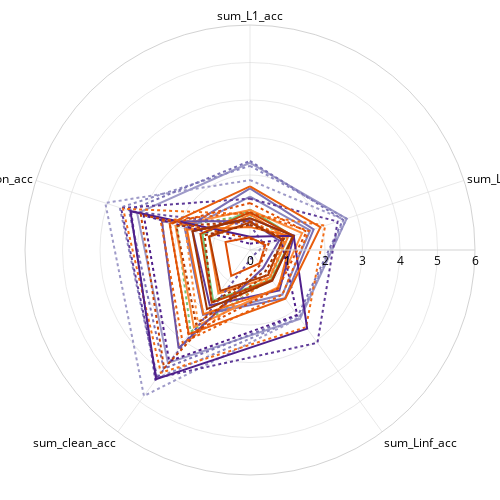

Here is the notebook cell this chart was saved with:
### Code cell
from matplotlib import cm
from matplotlib.colors import to_hex
import re


import pandas as pd
import numpy as np
import plotly.graph_objects as go
import plotly.express as px


import pandas as pd

df1 = grouped_df.copy()

metrics_to_sum = ["L1_acc", "L2_acc", "Linf_acc", "clean_acc", "common_acc"]

for metric in metrics_to_sum:
    metric_cols = [col for col in df1.columns if col[1] == metric]
    df1[f'sum_{metric}'] = df1[metric_cols].sum(axis=1)

df_per_row_sums = df1[[f'sum_{m}' for m in metrics_to_sum]]

df_per_row_sums.columns = df_per_row_sums.columns.get_level_values(0)

df_per_row_sums.columns.name = 'metric'

df_per_row_sums


# Your model type mapping
model_type_map = {
    'convnext_base': "fully convolutional",
    'convnext_tiny': "fully convolutional",
    'deit_small': "fully attention",
    'vit_base': "fully attention",
    'vit_small': "fully attention",
    'resnet50': "fully convolutional",
    'eva02_base': "fully attention",
    'eva02_tiny': "fully attention",
    'swin_base': "fully attention",
    'swin_tiny': "fully attention",
    'coatnet_0': "hybrid",
    'coatnet_2': "hybrid",
    'regnetx_004': "fully convolutional",
    'efficientnet-b0': "fully convolutional", 
    'deit_tiny': "fully attention",
    'mobilevit-small': "hybrid",
    'mobilenetv3': "fully convolutional",
    'edgenext_small': "fully convolutional",
    'coat_tiny': "hybrid",
}

# Colormap for each model type
type_to_cmap = {
    'fully convolutional': cm.Purples,     # deep violet → lavender
    'fully attention': cm.Oranges,         # strong orange → light peach
    'hybrid': cm.Greens                    # forest → mint
}

# Extract base backbone name from full backbone string
def extract_base_name(backbone_name):
    for base in model_type_map:
        if base in backbone_name:
            return base
    return 'unknown'

# Get all unique backbones
backbones = sorted(set(backbone for backbone, _ in df_per_row_sums.index))

# Map backbones to model type
backbone_model_type = {b: model_type_map.get(extract_base_name(b), 'unknown') for b in backbones}

# Assign gradient color per backbone based on model type
color_map = {}
for model_type in ['fully convolutional', 'fully attention', 'hybrid']:
    bks = [bk for bk in backbones if backbone_model_type[bk] == model_type]
    n = len(bks)
    for i, bk in enumerate(bks):
        start, end = 0.5, 0.9  # avoid very light or very dark edges
        position = start + (end - start) * (i / max(n - 1, 1))
        color = to_hex(type_to_cmap[model_type](position))
        color_map[bk] = color


# Define metrics
metrics = ['sum_L1_acc', 'sum_L2_acc', 'sum_Linf_acc', 'sum_clean_acc', 'sum_common_acc']

# Create a list of unique backbones (regardless of loss)
unique_backbones = sorted(set(backbone for backbone, _ in df_per_row_sums.index))

# # Assign a unique color to each backbone
# color_palette = px.colors.qualitative.Plotly
# color_map = dict(zip(unique_backbones, color_palette * (len(unique_backbones) // len(color_palette) + 1)))

# Define line styles per loss function
line_styles = {
    'CLASSIC_AT': 'solid',
    'TRADES_v2': 'dot'
}

# Create the radar plot

from plotly.colors import qualitative
color_palette = qualitative.Bold

# Get unique backbones
unique_backbones = sorted(set(backbone for backbone, _ in df_per_row_sums.index))

# Assign colors per backbone
# color_map = dict(zip(unique_backbones, color_palette * (len(unique_backbones) // len(color_palette) + 1)))

fig = go.Figure()

for (backbone, loss), row in df_per_row_sums.iterrows():
    fig.add_trace(go.Scatterpolar(
        r=row.tolist() + [row.tolist()[0]],  # Close the loop
        theta=metrics + [metrics[0]],
        mode='lines',
        name=f"{backbone} ({loss})",
        line=dict(
            width=2,
            color=color_map[backbone],
            dash=line_styles.get(loss, 'solid')
        )
    ))

fig.update_layout(
    width=500, 
    height=500,
    paper_bgcolor='white',
    plot_bgcolor='white',
    polar=dict(
        radialaxis=dict(
            visible=True,
            range=[0, 6],
            showline=True,
            linewidth=1,
            linecolor="lightgrey",
            gridcolor="lightgrey",
            gridwidth=0.5,
        ),
        angularaxis=dict(
            direction="clockwise",
            showline=True,
            linewidth=1,
            linecolor="lightgrey",
            gridcolor="lightgrey",
            gridwidth=0.5,
        ),
        bgcolor='white'
    ),
    legend=dict(
        x=0,
        y=1.0,
        xanchor='left',
        yanchor='top',
        bgcolor='rgba(255,255,255,0.9)',
        bordercolor='lightgrey',
        borderwidth=1,
        font=dict(size=11),
    ),
    showlegend=False,
    font=dict(color='black'),
    margin=dict(l=25, r=25, t=25, b=25)  # <<< reduced margins
)



fig.show()

fig.write_image("./radar_plot_{}_{}.png".format(size, pn2), scale=3  )                # upscale for higher DPI (1 = default)

### Figure 1 — Plotly figure (JSON) as saved in the notebook; plotly's stock layout.template omitted (floating-point values rounded to 4 significant figures)
{"data": [{"line": {"color": "#73c476", "dash": "solid", "width": 2}, "mode": "lines", "name": "coatnet_0_rw_224.sw_in1k (CLASSIC_AT)", "r": [1.08, 1.201, 0.97, 1.671, 1.332, 1.08], "theta": ["sum_L1_acc", "sum_L2_acc", "sum_Linf_acc", "sum_clean_acc", "sum_common_acc", "sum_L1_acc"], "type": "scatterpolar"}, {"line": {"color": "#73c476", "dash": "dot", "width": 2}, "mode": "lines", "name": "coatnet_0_rw_224.sw_in1k (TRADES_v2)", "r": [0.929, 1.036, 0.9427, 2.693, 2.051, 0.929], "theta": ["sum_L1_acc", "sum_L2_acc", "sum_Linf_acc", "sum_clean_acc", "sum_common_acc", "sum_L1_acc"], "type": "scatterpolar"}, {"line": {"color": "#9e9ac8", "dash": "solid", "width": 2}, "mode": "lines", "name": "convnext_tiny.fb_in1k (CLASSIC_AT)", "r": [2.326, 2.71, 2.269, 3.724, 3.162, 2.326], "theta": ["sum_L1_acc", "sum_L2_acc", "sum_Linf_acc", "sum_clean_acc", "sum_common_acc", "sum_L1_acc"], "type": "scatterpolar"}, {"line": {"color": "#9e9ac8", "dash": "dot", "width": 2}, "mode": "lines", "name": "convnext_tiny.fb_in1k (TRADES_v2)", "r": [1.864, 2.63, 2.243, 4.811, 4.057, 1.864], "theta": ["sum_L1_acc", "sum_L2_acc", "sum_Linf_acc", "sum_clean_acc", "sum_common_acc", "sum_L1_acc"], "type": "scatterpolar"}, {"line": {"color": "#8b87bf", "dash": "solid", "width": 2}, "mode": "lines", "name": "convnext_tiny.fb_in22k (CLASSIC_AT)", "r": [1.42, 1.686, 1.468, 2.135, 1.791, 1.42], "theta": ["sum_L1_acc", "sum_L2_acc", "sum_Linf_acc", "sum_clean_acc", "sum_common_acc", "sum_L1_acc"], "type": "scatterpolar"}, {"line": {"color": "#8b87bf", "dash": "dot", "width": 2}, "mode": "lines", "name": "convnext_tiny.fb_in22k (TRADES_v2)", "r": [2.244, 2.708, 2.234, 4.228, 3.651, 2.244], "theta": ["sum_L1_acc", "sum_L2_acc", "sum_Linf_acc", "sum_clean_acc", "sum_common_acc", "sum_L1_acc"], "type": "scatterpolar"}, {"line": {"color": "#7a71b4", "dash": "solid", "width": 2}, "mode": "lines", "name": "convnext_tiny.fb_in22k_ft_in1k (CLASSIC_AT)", "r": [1.644, 1.784, 1.589, 2.125, 1.827, 1.644], "theta": ["sum_L1_acc", "sum_L2_acc", "sum_Linf_acc", "sum_clean_acc", "sum_common_acc", "sum_L1_acc"], "type": "scatterpolar"}, {"line": {"color": "#7a71b4", "dash": "dot", "width": 2}, "mode": "lines", "name": "convnext_tiny.fb_in22k_ft_in1k (TRADES_v2)", "r": [2.374, 2.609, 2.17, 3.914, 3.392, 2.374], "theta": ["sum_L1_acc", "sum_L2_acc", "sum_Linf_acc", "sum_clean_acc", "sum_common_acc", "sum_L1_acc"], "type": "scatterpolar"}, {"line": {"color": "#fd8c3b", "dash": "solid", "width": 2}, "mode": "lines", "name": "deit_small_patch16_224.fb_in1k (CLASSIC_AT)", "r": [1.066, 1.461, 1.24, 2.546, 2.091, 1.066], "theta": ["sum_L1_acc", "sum_L2_acc", "sum_Linf_acc", "sum_clean_acc", "sum_common_acc", "sum_L1_acc"], "type": "scatterpolar"}, {"line": {"color": "#fd8c3b", "dash": "dot", "width": 2}, "mode": "lines", "name": "deit_small_patch16_224.fb_in1k (TRADES_v2)", "r": [0.781, 0.989, 0.9023, 2.373, 1.812, 0.781], "theta": ["sum_L1_acc", "sum_L2_acc", "sum_Linf_acc", "sum_clean_acc", "sum_common_acc", "sum_L1_acc"], "type": "scatterpolar"}, {"line": {"color": "#f87d29", "dash": "solid", "width": 2}, "mode": "lines", "name": "eva02_tiny_patch14_224.mim_in22k (CLASSIC_AT)", "r": [0.9512, 1.058, 0.9029, 1.433, 1.153, 0.9512], "theta": ["sum_L1_acc", "sum_L2_acc", "sum_Linf_acc", "sum_clean_acc", "sum_common_acc", "sum_L1_acc"], "type": "scatterpolar"}, {"line": {"color": "#f87d29", "dash": "dot", "width": 2}, "mode": "lines", "name": "eva02_tiny_patch14_224.mim_in22k (TRADES_v2)", "r": [0.8, 0.979, 0.904, 3.217, 2.468, 0.8], "theta": ["sum_L1_acc", "sum_L2_acc", "sum_Linf_acc", "sum_clean_acc", "sum_common_acc", "sum_L1_acc"], "type": "scatterpolar"}, {"line": {"color": "#6c54a5", "dash": "solid", "width": 2}, "mode": "lines", "name": "resnet50.a1_in1k (CLASSIC_AT)", "r": [0.771, 0.818, 0.5943, 3.238, 2.47, 0.771], "theta": ["sum_L1_acc", "sum_L2_acc", "sum_Linf_acc", "sum_clean_acc", "sum_common_acc", "sum_L1_acc"], "type": "scatterpolar"}, {"line": {"color": "#6c54a5", "dash": "dot", "width": 2}, "mode": "lines", "name": "resnet50.a1_in1k (TRADES_v2)", "r": [0.6623, 0.4107, 0.171, 4.296, 3.334, 0.6623], "theta": ["sum_L1_acc", "sum_L2_acc", "sum_Linf_acc", "sum_clean_acc", "sum_common_acc", "sum_L1_acc"], "type": "scatterpolar"}, {"line": {"color": "#5e3a98", "dash": "solid", "width": 2}, "mode": "lines", "name": "robust_convnext_tiny (CLASSIC_AT)", "r": [0.844, 1.234, 1.333, 1.826, 1.607, 0.844], "theta": ["sum_L1_acc", "sum_L2_acc", "sum_Linf_acc", "sum_clean_acc", "sum_common_acc", "sum_L1_acc"], "type": "scatterpolar"}, {"line": {"color": "#5e3a98", "dash": "dot", "width": 2}, "mode": "lines", "name": "robust_convnext_tiny (TRADES_v2)", "r": [1.369, 2.456, 3.06, 4.213, 3.615, 1.369], "theta": ["sum_L1_acc", "sum_L2_acc", "sum_Linf_acc", "sum_clean_acc", "sum_common_acc", "sum_L1_acc"], "type": "scatterpolar"}, {"line": {"color": "#f26c16", "dash": "solid", "width": 2}, "mode": "lines", "name": "robust_deit_small_patch16_224 (CLASSIC_AT)", "r": [0.6102, 1.177, 1.28, 2.113, 1.767, 0.6102], "theta": ["sum_L1_acc", "sum_L2_acc", "sum_Linf_acc", "sum_clean_acc", "sum_common_acc", "sum_L1_acc"], "type": "scatterpolar"}, {"line": {"color": "#f26c16", "dash": "dot", "width": 2}, "mode": "lines", "name": "robust_deit_small_patch16_224 (TRADES_v2)", "r": [0.9537, 2.108, 2.545, 4.045, 3.559, 0.9537], "theta": ["sum_L1_acc", "sum_L2_acc", "sum_Linf_acc", "sum_clean_acc", "sum_common_acc", "sum_L1_acc"], "type": "scatterpolar"}, {"line": {"color": "#4f1f8b", "dash": "solid", "width": 2}, "mode": "lines", "name": "robust_resnet50 (CLASSIC_AT)", "r": [0.3556, 1.225, 2.593, 4.261, 3.352, 0.3556], "theta": ["sum_L1_acc", "sum_L2_acc", "sum_Linf_acc", "sum_clean_acc", "sum_common_acc", "sum_L1_acc"], "type": "scatterpolar"}, {"line": {"color": "#4f1f8b", "dash": "dot", "width": 2}, "mode": "lines", "name": "robust_resnet50 (TRADES_v2)", "r": [0.168, 0.875, 2.141, 3.666, 2.978, 0.168], "theta": ["sum_L1_acc", "sum_L2_acc", "sum_Linf_acc", "sum_clean_acc", "sum_common_acc", "sum_L1_acc"], "type": "scatterpolar"}, {"line": {"color": "#e85d0c", "dash": "solid", "width": 2}, "mode": "lines", "name": "swin_tiny_patch4_window7_224.ms_in1k (CLASSIC_AT)", "r": [1.698, 1.974, 1.605, 2.776, 2.253, 1.698], "theta": ["sum_L1_acc", "sum_L2_acc", "sum_Linf_acc", "sum_clean_acc", "sum_common_acc", "sum_L1_acc"], "type": "scatterpolar"}, {"line": {"color": "#e85d0c", "dash": "dot", "width": 2}, "mode": "lines", "name": "swin_tiny_patch4_window7_224.ms_in1k (TRADES_v2)", "r": [1.008, 1.648, 1.47, 3.053, 2.505, 1.008], "theta": ["sum_L1_acc", "sum_L2_acc", "sum_Linf_acc", "sum_clean_acc", "sum_common_acc", "sum_L1_acc"], "type": "scatterpolar"}, {"line": {"color": "#dd4d04", "dash": "solid", "width": 2}, "mode": "lines", "name": "vit_small_patch16_224.augreg_in1k (CLASSIC_AT)", "r": [0.3382, 0.4286, 0.4373, 0.8519, 0.6868, 0.3382], "theta": ["sum_L1_acc", "sum_L2_acc", "sum_Linf_acc", "sum_clean_acc", "sum_common_acc", "sum_L1_acc"], "type": "scatterpolar"}, {"line": {"color": "#dd4d04", "dash": "dot", "width": 2}, "mode": "lines", "name": "vit_small_patch16_224.augreg_in1k (TRADES_v2)", "r": [1.251, 1.587, 1.268, 2.794, 2.245, 1.251], "theta": ["sum_L1_acc", "sum_L2_acc", "sum_Linf_acc", "sum_clean_acc", "sum_common_acc", "sum_L1_acc"], "type": "scatterpolar"}, {"line": {"color": "#c94202", "dash": "solid", "width": 2}, "mode": "lines", "name": "vit_small_patch16_224.augreg_in21k (CLASSIC_AT)", "r": [1.005, 1.219, 0.9919, 1.736, 1.39, 1.005], "theta": ["sum_L1_acc", "sum_L2_acc", "sum_Linf_acc", "sum_clean_acc", "sum_common_acc", "sum_L1_acc"], "type": "scatterpolar"}, {"line": {"color": "#c94202", "dash": "dot", "width": 2}, "mode": "lines", "name": "vit_small_patch16_224.augreg_in21k (TRADES_v2)", "r": [0.2997, 0.5202, 0.4778, 3.898, 3.06, 0.2997], "theta": ["sum_L1_acc", "sum_L2_acc", "sum_Linf_acc", "sum_clean_acc", "sum_common_acc", "sum_L1_acc"], "type": "scatterpolar"}, {"line": {"color": "#b33b02", "dash": "solid", "width": 2}, "mode": "lines", "name": "vit_small_patch16_224.augreg_in21k_ft_in1k (CLASSIC_AT)", "r": [0.738, 0.908, 0.8257, 1.346, 1.144, 0.738], "theta": ["sum_L1_acc", "sum_L2_acc", "sum_Linf_acc", "sum_clean_acc", "sum_common_acc", "sum_L1_acc"], "type": "scatterpolar"}, {"line": {"color": "#b33b02", "dash": "dot", "width": 2}, "mode": "lines", "name": "vit_small_patch16_224.augreg_in21k_ft_in1k (TRADES_v2)", "r": [0.7597, 0.94, 0.7983, 2.443, 2.065, 0.7597], "theta": ["sum_L1_acc", "sum_L2_acc", "sum_Linf_acc", "sum_clean_acc", "sum_common_acc", "sum_L1_acc"], "type": "scatterpolar"}, {"line": {"color": "#9e3303", "dash": "solid", "width": 2}, "mode": "lines", "name": "vit_small_patch16_224.dino (CLASSIC_AT)", "r": [0.8486, 1.216, 1.01, 1.951, 1.615, 0.8486], "theta": ["sum_L1_acc", "sum_L2_acc", "sum_Linf_acc", "sum_clean_acc", "sum_common_acc", "sum_L1_acc"], "type": "scatterpolar"}, {"line": {"color": "#9e3303", "dash": "dot", "width": 2}, "mode": "lines", "name": "vit_small_patch16_224.dino (TRADES_v2)", "r": [0.6765, 0.9456, 0.7032, 1.736, 1.271, 0.6765], "theta": ["sum_L1_acc", "sum_L2_acc", "sum_Linf_acc", "sum_clean_acc", "sum_common_acc", "sum_L1_acc"], "type": "scatterpolar"}], "layout": {"font": {"color": "black"}, "height": 500, "legend": {"bgcolor": "rgba(255,255,255,0.9)", "bordercolor": "lightgrey", "borderwidth": 1, "font": {"size": 11}, "x": 0, "xanchor": "left", "y": 1, "yanchor": "top"}, "margin": {"b": 25, "l": 25, "r": 25, "t": 25}, "paper_bgcolor": "white", "plot_bgcolor": "white", "polar": {"angularaxis": {"direction": "clockwise", "gridcolor": "lightgrey", "gridwidth": 0.5, "linecolor": "lightgrey", "linewidth": 1, "showline": true}, "bgcolor": "white", "radialaxis": {"gridcolor": "lightgrey", "gridwidth": 0.5, "linecolor": "lightgrey", "linewidth": 1, "range": [0, 6], "showline": true, "visible": true}}, "showlegend": false, "width": 500}}
